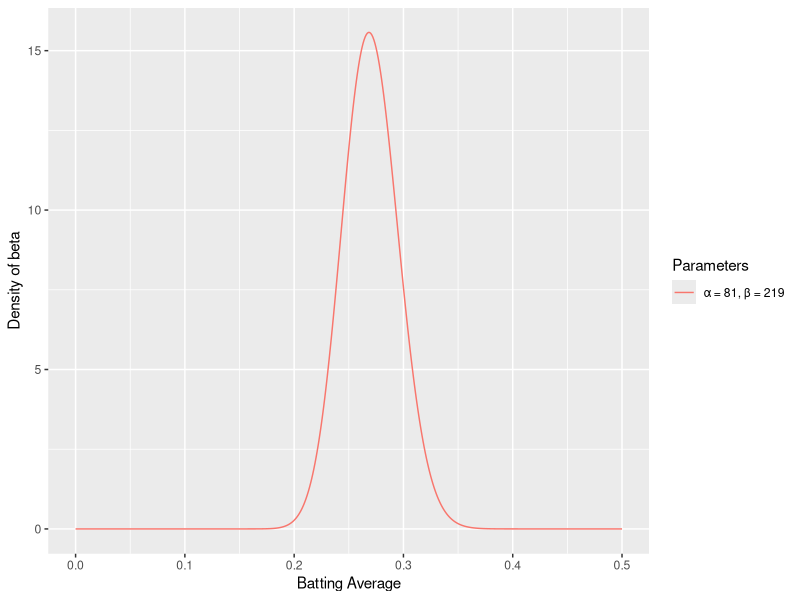
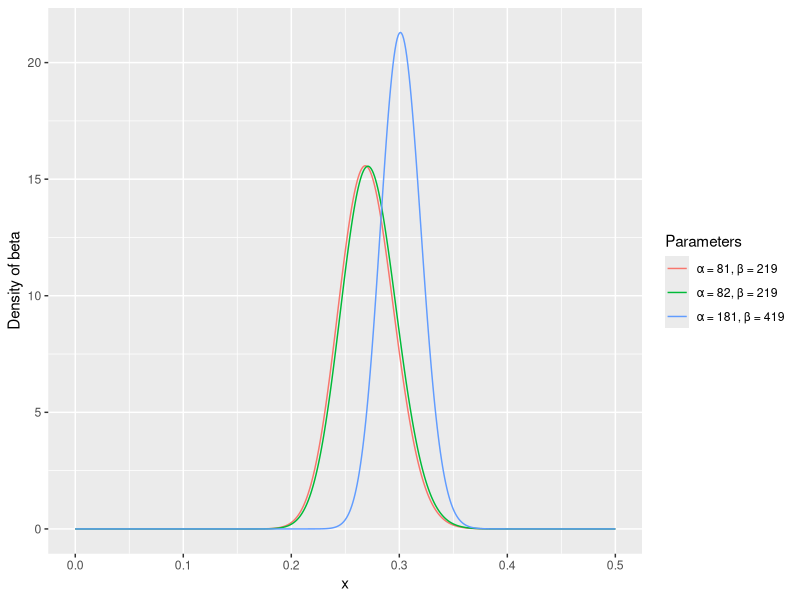

These charts were generated, in order, by the following R code:
## ---- chunk 1
library(knitr)
opts_chunk$set(echo = FALSE, cache = TRUE, warning = FALSE)
## ---- chunk 2
library(ggplot2)
suppressMessages(library(dplyr))

sim <- data.frame(a = c(81, 82, 81 + 100),
                  b = c(219, 219, 219 + 200)) %>%
    group_by(a, b) %>%
    do(data_frame(x = seq(0, 1, .001), y = dbeta(x, .$a, .$b))) %>%
    mutate(Parameters = paste0("\u03B1 = ", a, ", \u03B2 = ", b)) %>%
    ungroup %>%
    mutate(Parameters = factor(Parameters, levels = unique(Parameters)))
## ---- chunk 3
sim %>% filter(a == 81) %>%
    ggplot(aes(x, y, color = Parameters)) + geom_line() +
    xlim(0, .5) + ylab("Density of beta") + xlab("Batting Average")
## ---- chunk 4
sim %>% ggplot(aes(x, y, color = Parameters)) + geom_line() +
    xlim(0, .5) + ylab("Density of beta")
